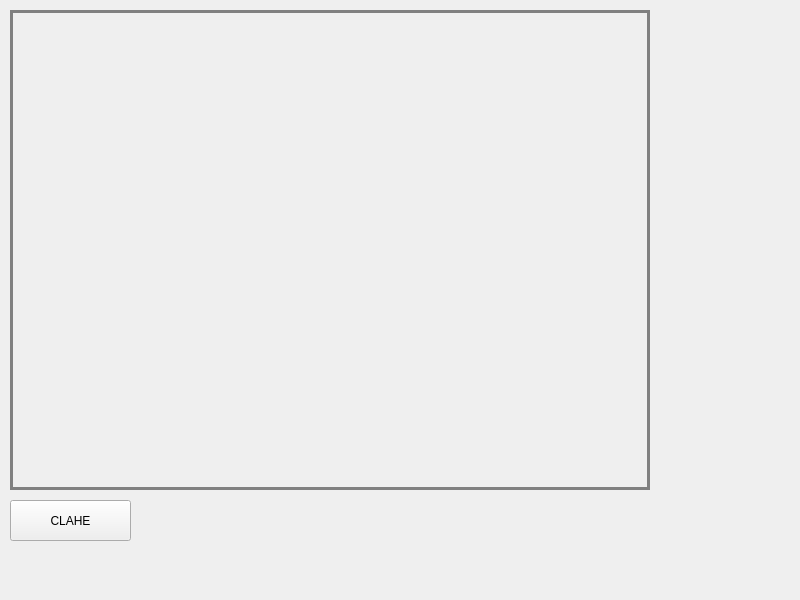
<?xml version="1.0" encoding="UTF-8"?>
<ui version="4.0">
 <class>COMPUTER_VISIONClass</class>
 <widget class="QMainWindow" name="COMPUTER_VISIONClass">
  <property name="geometry">
   <rect>
    <x>0</x>
    <y>0</y>
    <width>800</width>
    <height>600</height>
   </rect>
  </property>
  <property name="sizePolicy">
   <sizepolicy hsizetype="Fixed" vsizetype="Fixed">
    <horstretch>0</horstretch>
    <verstretch>0</verstretch>
   </sizepolicy>
  </property>
  <property name="windowTitle">
   <string>COMPUTER_VISION</string>
  </property>
  <widget class="QWidget" name="centralWidget">
   <property name="sizePolicy">
    <sizepolicy hsizetype="Fixed" vsizetype="Fixed">
     <horstretch>0</horstretch>
     <verstretch>0</verstretch>
    </sizepolicy>
   </property>
   <widget class="QLabel" name="videoLabel">
    <property name="geometry">
     <rect>
      <x>10</x>
      <y>10</y>
      <width>640</width>
      <height>480</height>
     </rect>
    </property>
    <property name="styleSheet">
     <string notr="true">border: 3px solid gray;</string>
    </property>
    <property name="frameShape">
     <enum>QFrame::NoFrame</enum>
    </property>
    <property name="frameShadow">
     <enum>QFrame::Plain</enum>
    </property>
    <property name="text">
     <string/>
    </property>
   </widget>
   <widget class="QPushButton" name="claheBtn">
    <property name="geometry">
     <rect>
      <x>10</x>
      <y>500</y>
      <width>121</width>
      <height>41</height>
     </rect>
    </property>
    <property name="text">
     <string>CLAHE</string>
    </property>
   </widget>
  </widget>
 </widget>
 <layoutdefault spacing="6" margin="11"/>
 <resources>
  <include location="COMPUTER_VISION.qrc"/>
 </resources>
 <connections/>
</ui>
